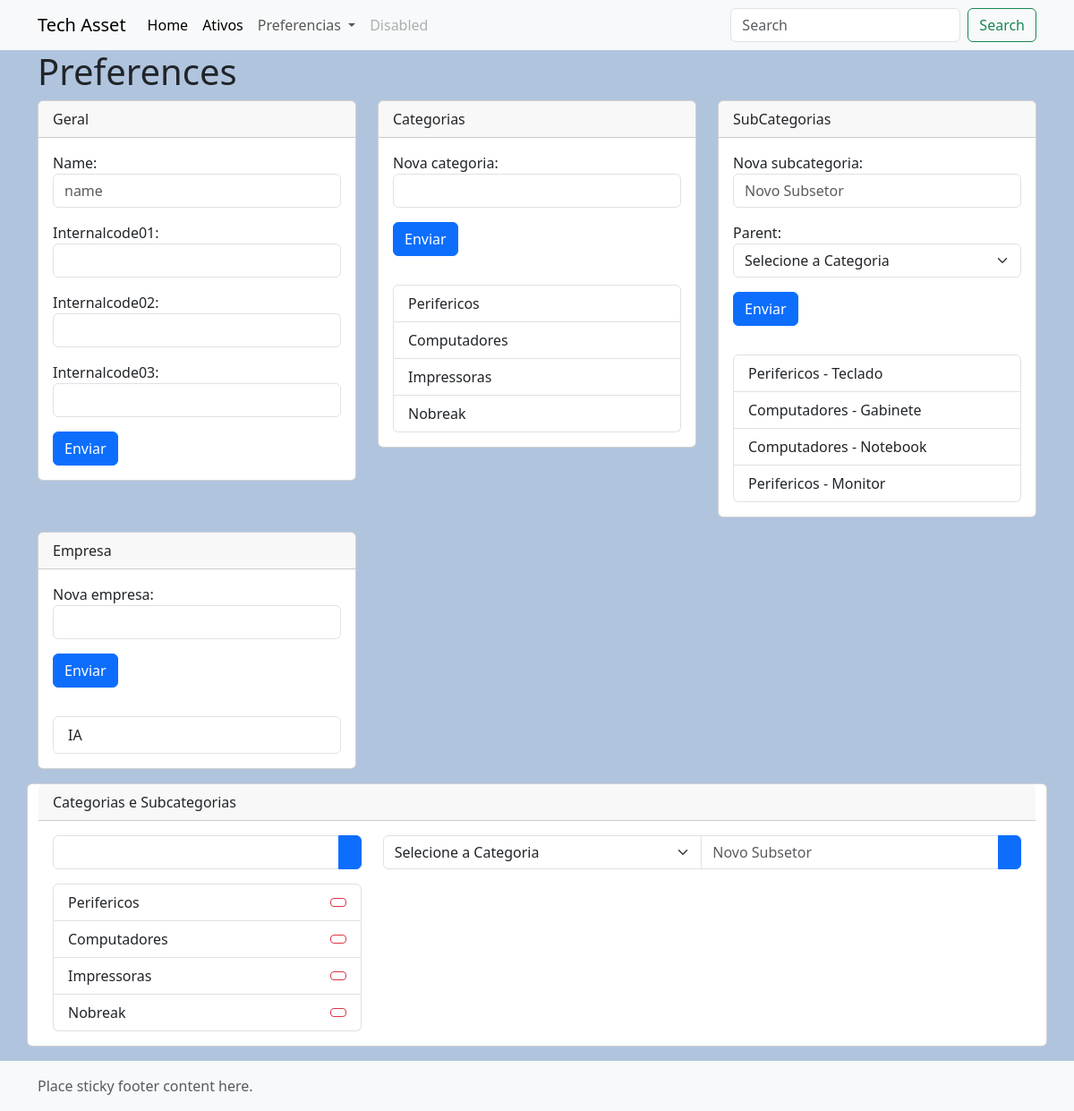
The page /preferences/ on the database as committed earlier.
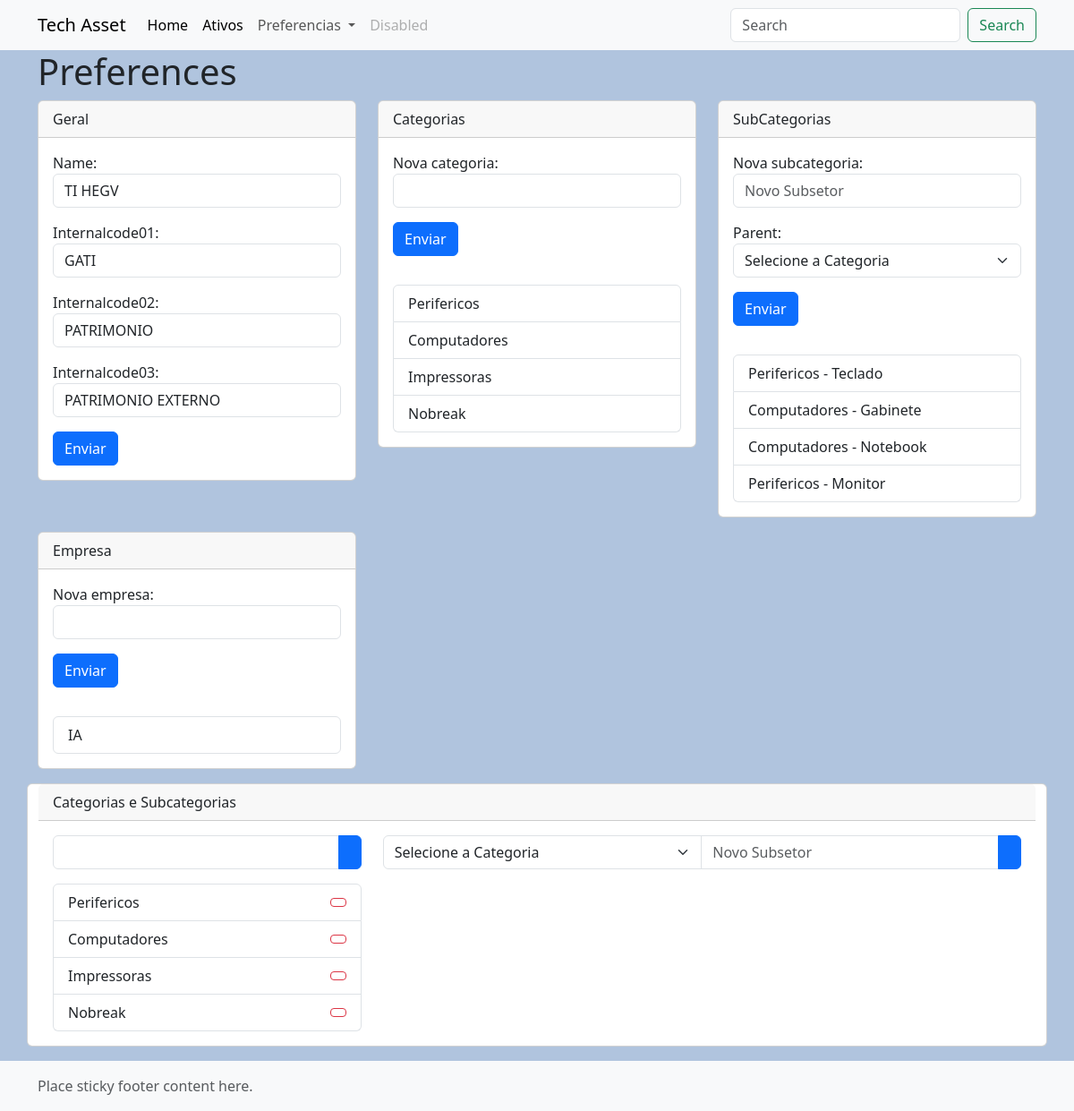
The same page on the database as committed later.
### app_tech_asset/models.py (models this page shows, shortened)
class Category(models.Model):
    name = models.CharField(null=False, max_length=50)
    def __str__(self):
        return self.name

class SubCategory(models.Model):
    parent = models.ForeignKey(Category, blank=True, on_delete=models.CASCADE)
    name = models.CharField(null=False, max_length=50)

class RentalCompany(models.Model):
    name = models.CharField(null=False, max_length=50)

class GlobalSettings(models.Model):
    name = models.CharField(null=True, max_length=50)
    internalcode01 = models.CharField(max_length=50, null=True)
    internalcode02 = models.CharField(max_length=50, null=True)
    internalcode03 = models.CharField(max_length=50, null=True)

### app_tech_asset/views.py (the view)
# urls.py: path('preferences/', views.preferences, name='preferences'),
def preferences(request):
    categoryform = CategoryForm()
    subcategoryform = SubCategoryForm()
    sectorform = SectorForm()
    subsectorform = SubSectorForm()
    rentalcompanyform = RentalCompanyForm()
    globalform = GlobalForm()
    category_list = Category.objects.all()
    subcategory_list = SubCategory.objects.all()
    category_list_alt = Category.objects.prefetch_related('subcategory_set').all()
    subcategory_list_alt = SubCategory.objects.all()
    context = {
        'categoryform': categoryform,
        'subcategoryform': subcategoryform,
        'sectorform': sectorform,
        'subsectorform': subsectorform,
        'rentalcompanyform': rentalcompanyform,
        'globalform': globalform,
        'category_list': category_list,
        'subcategory_list': subcategory_list,
        'category_list_alt': category_list_alt,
        'subcategory_list_alt': subcategory_list_alt,
    }
    return render(request, 'preferences.html', context)

### app_tech_asset/forms.py
class CategoryForm(forms.Form):
    Nova_Categoria = forms.CharField(max_length=50, widget=forms.TextInput(attrs={'class': 'form-control'}))

class SubCategoryForm(forms.Form):
    Nova_SubCategoria = forms.CharField(max_length=50, widget=forms.TextInput(attrs={'class': 'form-control'}))
    parent = forms.ModelChoiceField(
        queryset=Category.objects.all(),
        widget=forms.Select(attrs={'class': 'form-select'}),
        empty_label="Selecione a Categoria"
    )
    Nova_SubCategoria = forms.CharField(
        max_length=50,
        widget=forms.TextInput(attrs={'class': 'form-control', 'placeholder': 'Novo Subsetor'})
    )

### app_tech_asset/context_processors.py (called while the page is built)
def global_settings(request):
    try:
        settings = GlobalSettings.objects.get(id=1)
    except GlobalSettings.DoesNotExist:
        settings = None
    categories = Category.objects.all()
    subcategories = SubCategory.objects.all()
    sectors = Sector.objects.all()
    subsectors = SubSector.objects.all()
    rental_companies = RentalCompany.objects.all()
    return {
        'global_settings': settings,
        'categories': categories,
        'subcategories': subcategories,
        'sectors': sectors,
        'subsectors': subsectors,
        'rental_companies': rental_companies
        }

### app_tech_asset/templates/preferences.html (shortened to what this page needs)
{% extends 'base.html' %}
{% block content %}
<div class="container">
    <h1>Preferences</h1>
    <div class="row"  data-masonry='{"percentPosition": true }'>
        <div class="col-4">
            <div class="card mb-3">
                <div class="card-header">
                    Geral
                </div>
                <div class="card-body">
                    <form method="post" action="{% url 'global_settings' %}">
                        {{ globalform.as_p }}
                        <button type="submit" class="btn btn-primary">Enviar</button>
                    </form>
                </div>
            </div>
        </div>
        <div class="col-4">
            <div class="card mb-3">
                <div class="card-header">
                    Categorias
                </div>
                <div class="card-body">
                    <form method="post" action="{% url 'new_category' %}">
                        {{ categoryform.as_p }}
                        <button type="submit" class="btn btn-primary">Enviar</button>
                    </form>
                </div>
                <div class="card-body">
                    <ul class="list-group">
                        {% for category in categories %}
                        <li class="list-group-item">{{ category.name }}</li>
                        {% endfor %}
                    </ul>
                </div>
            </div>
        </div>
        <div class="col-4">
            <div class="card mb-3">
                <div class="card-header">
                    SubCategorias
                </div>
                <div class="card-body">
                    <form method="post" action="{% url 'new_subcategory' %}">
                        {{ subcategoryform.as_p }}
                        <button type="submit" class="btn btn-primary">Enviar</button>
                    </form>
                </div>
                <div class="card-body">
                    <ul class="list-group">
                        {% for subcategory in subcategories %}
                        <li class="list-group-item">{{ subcategory.parent}} - {{ subcategory.name }}</li>
                        {% endfor %}
                    </ul>
                </div>
            </div>
        </div>
        <div class="col-4">
            <div class="card mb-3">
                <div class="card-header">
                    Empresa
                </div>
                <div class="card-body">
                    <form method="post" action="{% url 'new_rentalcompany' %}">
                        {{ rentalcompanyform.as_p }}
                        <button type="submit" class="btn btn-primary">Enviar</button>
                    </form>
                </div>
                <div class="card-body">
                    <ul class="list-group">
                        {% for rentalcompany in rental_companies %}
                        <li class="list-group-item">{{ rentalcompany.name }}</li>
                        {% endfor %}
                    </ul>
                </div>
            </div>
        </div>
        <div class="card mb-3">
            <div class="card-header">
                Categorias e Subcategorias
            </div>
            <div class="card-body">
                <div class="row">
                    <div class="col-4">
                        <form method="post" class="mb-3" action="{% url 'new_category' %}">
                        <div class="input-group">
                            {{ categoryform.Nova_Categoria }}
                            <button type="submit" class="btn btn-primary"></button>
                    </div>
                    </form>
                    <div class="category-list">
                        <div id="simple-list-example" class="d-flex flex-column gap-2 simple-list-example-scrollspy">
                            <ul class="list-group" id="category-list">
                                {% for category in category_list %}
                                <li class="list-group-item d-flex justify-content-between align-items-center" onclick="showSubcategorys('{{ category.id }}')">
                                    {{ category.name }}
                                    <a href="#" class="btn btn-outline-danger btn-sm" onclick="deletecategory('{{ category.id }}', event)"></a>
                                </li>
                                {% endfor %}
                            </ul>
                        </div>
                    </div>
                </div>
                <div class="col-8">
                    <form method="post" class="mb-3" action="{% url 'new_subcategory' %}">
                        <div class="input-group mb-3">
                            {{ subcategoryform.parent }}
                            {{ subcategoryform.Nova_SubCategoria }}
                            <button type="submit" class="btn btn-primary"></button>
                        </div>
                    </form>
                </div>
            </div>
        </div>
    </div>
</div>
    </div>
{% endblock %}

### app_tech_asset/templates/base.html (shortened to what this page needs)
{% load static %}
<!doctype html>
<html lang="en" class="h-100">
  <head>
    <link href="https://cdn.jsdelivr.net/npm/bootstrap@5.3.3/dist/css/bootstrap.min.css" rel="stylesheet">
    <link href="{% static 'css/style.css' %}" rel="stylesheet">
  </head>
  <nav class="navbar navbar-expand-lg bg-body-tertiary">
    <div class="container container-fluid">
      <a class="navbar-brand" href="#">Tech Asset</a>
      <div class="collapse navbar-collapse" id="navbarSupportedContent">
        <ul class="navbar-nav me-auto mb-2 mb-lg-0">
          <li class="nav-item">
            <a class="nav-link active" aria-current="page" href="{% url 'home' %}">Home</a>
          </li>
          <li class="nav-item">
            <a class="nav-link active" aria-current="page" href="{% url 'list_asset' %}">Ativos</a>
          </li>
          <li class="nav-item dropdown">
            <a class="nav-link dropdown-toggle" href="#" role="button" data-bs-toggle="dropdown" aria-expanded="false">
              Preferencias
            </a>
          </li>
          <li class="nav-item">
            <a class="nav-link disabled" aria-disabled="true">Disabled</a>
          </li>
        </ul>
        <form class="d-flex" role="search">
          <input class="form-control me-2" type="search" placeholder="Search" aria-label="Search">
          <button class="btn btn-outline-success" type="submit">Search</button>
        </form>
      </div>
    </div>
  </nav>
  <body class="d-flex flex-column h-100">
    {% block content %}
    {% endblock %}
    <footer class="footer mt-auto py-3 bg-light">
      <div class="container">
        <span class="text-muted">Place sticky footer content here.</span>
      </div>
    </footer>
  </body>
</html>

### app_tech_asset/static/css/style.css (style rules this page uses)
body { background-color: lightsteelblue; }

Rows that differ between the two databases and show on the page:
added GlobalSettings: name "TI HEGV", internalcode01 "GATI", internalcode02 "PATRIMONIO", internalcode03 "PATRIMONIO EXTERNO"
